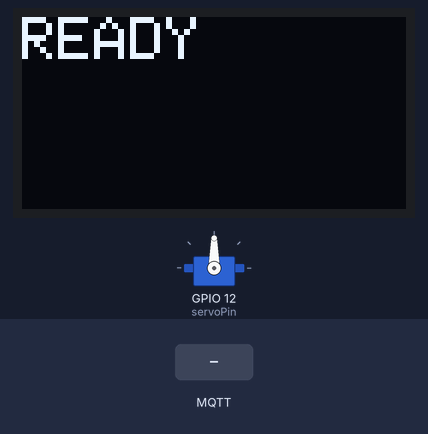
This sketch was run on a simulated ESP32. On the bench: servo, 128×64 one-colour display. The inputs (shaded band) are chosen by the test bench. WiFi joins after 1.5 s; servers stay silent unless stated; no MQTT or app messages arrive unless stated; the audio player accepts every command and is not drawn; what the sketch prints to the serial monitor is not drawn.

Above: at 4.7 s.

The sketch:

affichage_ecran.ino
```cpp
#include <WiFi.h>
#include <PubSubClient.h>
#include <ArduinoJson.h>
#include <ESP32Servo.h>
#include <Adafruit_GFX.h>
#include <Adafruit_SSD1306.h>
#include <DFRobotDFPlayerMini.h>

// ===== WIFI =====
const char* ssid = "Livebox-5AE0";
const char* password = "Johanne44";

// ===== MQTT =====
const char* mqtt_server = "mqtt.latetedanslatoile.fr";
const char* mqtt_user   = "Epsi";
const char* mqtt_pass   = "EpsiWis2018!";
const char* mqtt_topic  = "bisikJr";

// ===== SERVO =====
Servo servo;
const int servoPin = 12;

// ===== OLED =====
#define SCREEN_WIDTH 128
#define SCREEN_HEIGHT 64
#define OLED_SDA 33
#define OLED_SCL 25
Adafruit_SSD1306 display(SCREEN_WIDTH, SCREEN_HEIGHT, &Wire, -1);

// ===== DFPLAYER =====
DFRobotDFPlayerMini dfPlayer;

// ===== MQTT =====
WiFiClient espClient;
PubSubClient client(espClient);

// ===== CALLBACK MQTT =====
void callback(char* topic, byte* payload, unsigned int length) {
  String json;
  for (unsigned int i = 0; i < length; i++) {
    json += (char)payload[i];
  }

  Serial.println("\nJSON reçu :");
  Serial.println(json);

  DynamicJsonDocument doc(2048);
  if (deserializeJson(doc, json)) {
    Serial.println("Erreur JSON");
    return;
  }

  // --- OLED ---
  if (doc.containsKey("messages")) {
    for (JsonObject msg : doc["messages"].as<JsonArray>()) {
      display.clearDisplay();
      display.setTextSize(2);
      display.setTextColor(SSD1306_WHITE);
      display.setCursor(0, 0);
      display.println(msg["message"].as<const char*>());
      display.display();
      delay(msg["duree"]);
    }
  }

  // --- SERVO ---
  if (doc.containsKey("mouvements")) {
    for (JsonObject mv : doc["mouvements"].as<JsonArray>()) {
      servo.write(mv["angle"]);
      delay(mv["duree"]);
    }
  }

  // --- SON ---
  if (doc.containsKey("son")) {
    int num = doc["son"];
    int volume = doc["volume"] | 20;

    if (num >= 1 && num <= 5) {
      dfPlayer.volume(volume);
      delay(100);
      dfPlayer.play(num);
      delay(300);
    }
  }
}

// ===== MQTT RECONNECT =====
void reconnect() {
  while (!client.connected()) {
    Serial.print("Connexion MQTT...");
    if (client.connect("ESP32_BISIK", mqtt_user, mqtt_pass)) {
      Serial.println(" OK");
      client.subscribe(mqtt_topic);
    } else {
      Serial.print(" échec rc=");
      Serial.println(client.state());
      delay(2000);
    }
  }
}

// ===== SETUP =====
void setup() {
  Serial.begin(115200);

  // Servo
  ESP32PWM::allocateTimer(0);
  servo.setPeriodHertz(50);
  servo.attach(servoPin, 500, 2400);

  // OLED
  Wire.begin(OLED_SDA, OLED_SCL);
  if (!display.begin(SSD1306_SWITCHCAPVCC, 0x3C)) while (true);
  display.clearDisplay();
  display.setTextSize(2);
  display.setTextColor(SSD1306_WHITE);
  display.setCursor(0, 0);
  display.println("READY");
  display.display();

  // DFPlayer
  Serial2.begin(9600, SERIAL_8N1, 16, 17);
  delay(1500);
  if (!dfPlayer.begin(Serial2)) {
    Serial.println("DFPlayer NON détecté");
  } else {
    dfPlayer.volume(20);
  }

  // WiFi
  WiFi.begin(ssid, password);
  Serial.print("WiFi");
  while (WiFi.status() != WL_CONNECTED) {
    delay(500);
    Serial.print(".");
  }
  Serial.println(" connecté");

  // MQTT
  client.setServer(mqtt_server, 1883);
  client.setCallback(callback);
}

// ===== LOOP =====
void loop() {
  if (!client.connected()) reconnect();
  client.loop();
}
```
